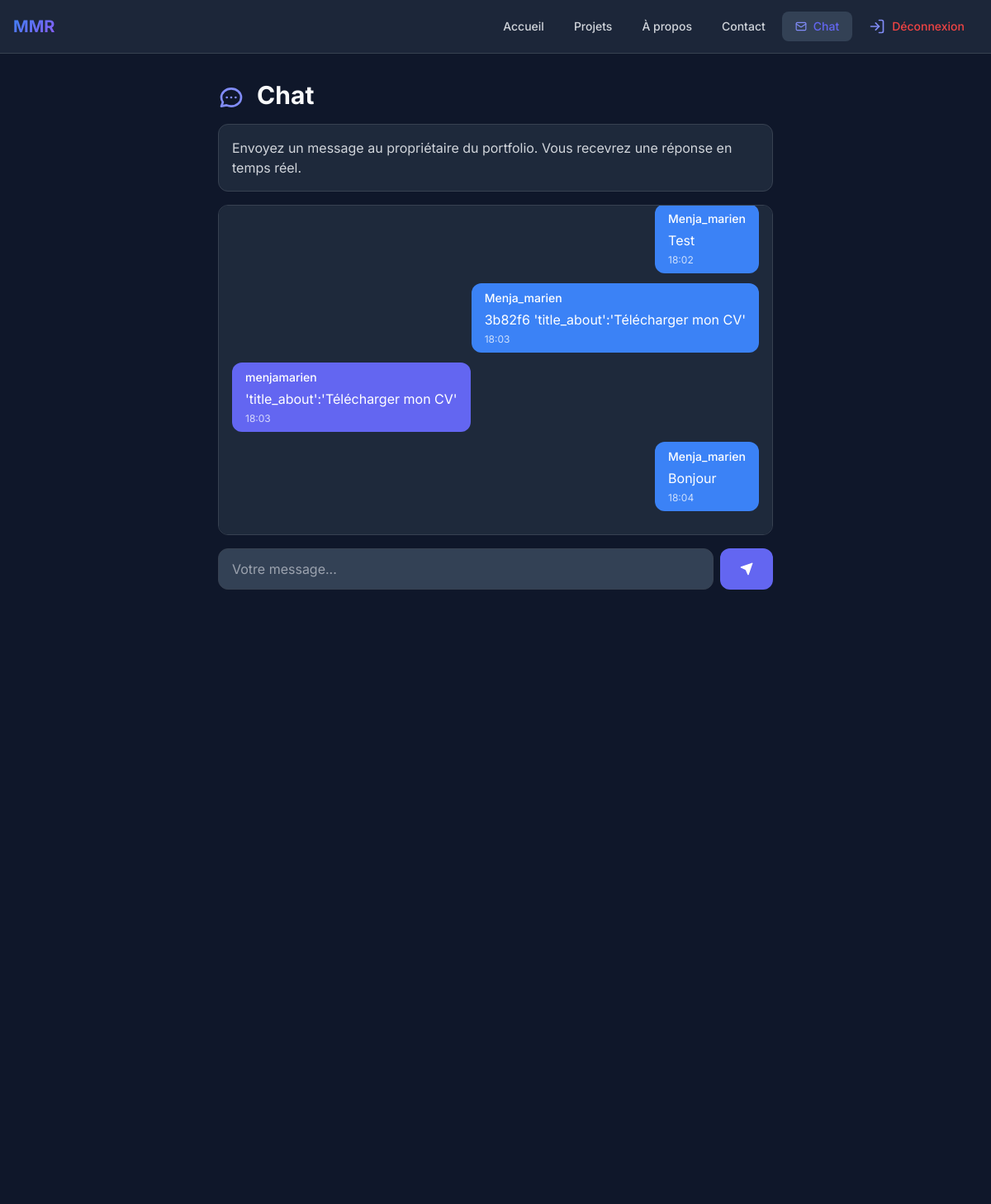
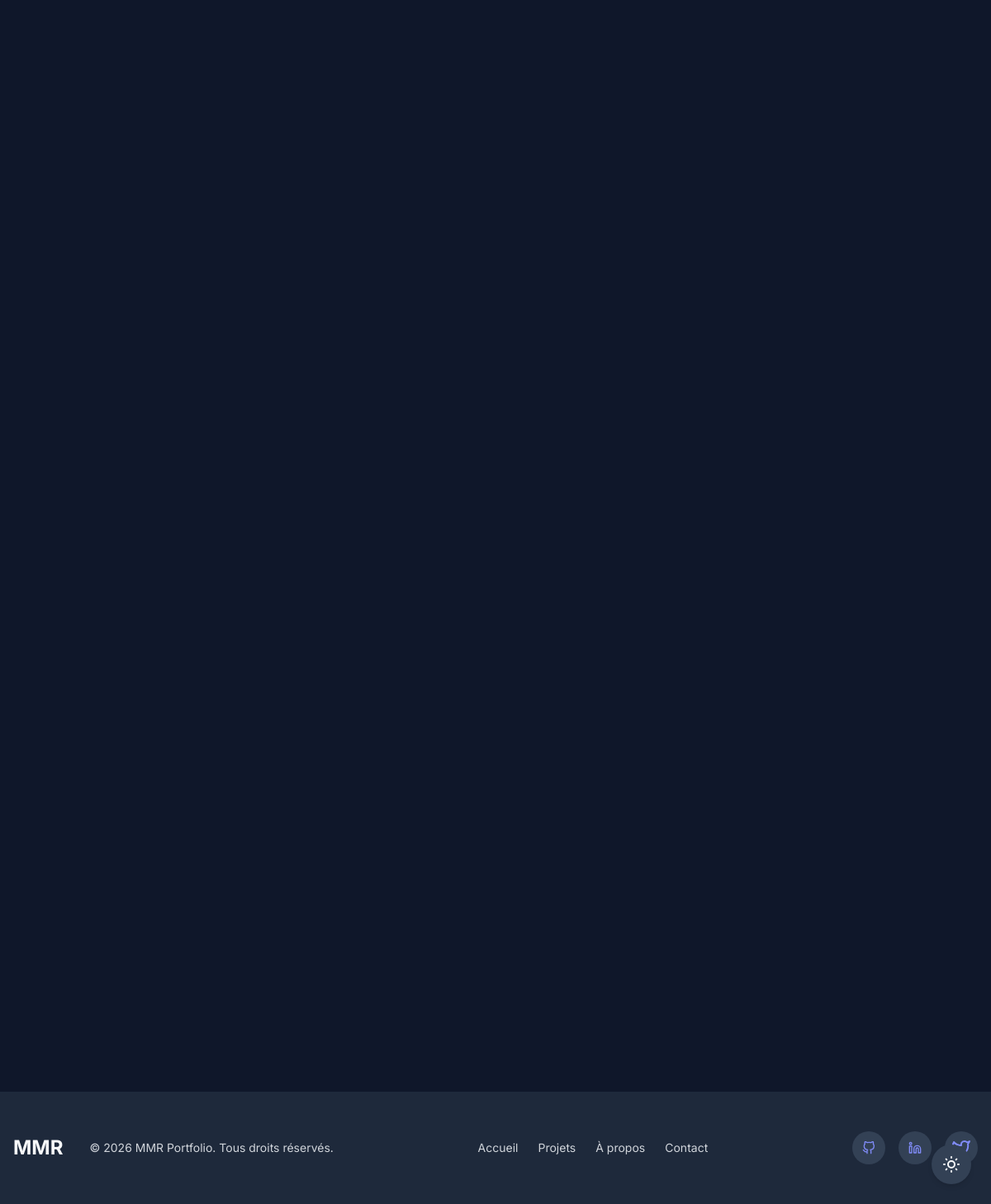
Screenshot of /chat/ (signed in) with the database file from the repository (2 pictures, top to bottom).
### apps/chat/models.py (models this page shows, shortened)
class Message(models.Model):
    conversation = models.ForeignKey(Conversation, on_delete=models.CASCADE, related_name='messages')
    sender = models.ForeignKey(User, on_delete=models.CASCADE)
    content = models.TextField()
    sent_at = models.DateTimeField(auto_now_add=True)
    is_read = models.BooleanField(default=False)
    class Meta:
        ordering = ['sent_at']
    @property
    def is_from_admin(self):
        return self.sender.is_staff or self.sender.is_superuser

### apps/chat/views.py (the view, shortened to what this page needs)
# urls.py: path('', views.chat_view, name='home'),
@login_required
def chat_view(request):
    conversation, created = Conversation.objects.get_or_create(user=request.user)
    Message.objects.filter(
        conversation=conversation,
        is_read=False
    ).exclude(sender=request.user).update(is_read=True)
    conversation.is_read_by_user = True
    conversation.save()
    messages = conversation.messages.all()
    return render(request, 'chat/home.html', {
        'conversation': conversation,
        'messages': messages
    })

### apps/chat/templates/chat/home.html (shortened to what this page needs)
{% extends 'base.html' %}
{% load static %}
{% block content %}
<div class="container mx-auto px-4 py-8">
    <div class="max-w-2xl mx-auto flex flex-col">
        <h1 class="text-3xl font-bold mb-4" style="color: var(--text-primary);">
            Chat
        </h1>
        <div class="p-4 rounded-xl mb-4" style="background-color: var(--bg-secondary); border: 1px solid var(--border-color);">
            <p style="color: var(--text-secondary);">
                Envoyez un message au propriétaire du portfolio. Vous recevrez une réponse en temps réel.
            </p>
        </div>
        <div id="chat-log" class="flex-1 overflow-y-auto p-4 rounded-xl mb-4" style="background-color: var(--bg-secondary); border: 1px solid var(--border-color); max-height: 400px;">
            {% for message in messages %}
                {% include 'chat/partials/message.html' %}
            {% empty %}
                <p class="text-center" style="color: var(--text-secondary);">Commencez la conversation...</p>
            {% endfor %}
        </div>
        <form id="chat-form" class="flex gap-2 flex-wrap flex-shrink-0" onsubmit="return false;">
            <input type="text"
                   id="message-input"
                   name="content"
                   placeholder="Votre message..."
                   class="flex-1 px-4 py-3 rounded-xl transition-all duration-300"
                   style="background-color: var(--bg-tertiary); border: 1px solid var(--border-color); color: var(--text-primary);"
                   autocomplete="off">
            <button type="submit"
                    id="send-button"
                    class="px-6 py-3 rounded-xl font-medium transition-all duration-300 hover:opacity-90"
                    style="background-color: #6366f1; color: white;">
                    {% include 'components/icons/send.svg' %}
            </button>
        </form>
    </div>
</div>
{% endblock %}

### apps/chat/templates/chat/partials/message.html
<div class="flex {% if message.is_from_admin %}justify-start{% else %}justify-end{% endif %} mb-3">
    <div class="max-w-xs lg:max-w-md px-4 py-2 rounded-xl text-white" style="background-color: {% if message.is_from_admin %}#6366f1{% else %}#3b82f6{% endif %};">
        <p class="text-sm font-medium mb-1">{{ message.sender.username }}</p>
        <p>{{ message.content }}</p>
        <p class="text-xs opacity-75 mt-1">{{ message.sent_at|time:"H:i" }}</p>
    </div>
</div>

### static/css/style.css (style rules this page uses)
:root { --primary-color: #3498db; --primary-dark: #2980b9; --secondary-color: #2c3e50; --accent-color: #e74c3c; --background-color: #f8f9fa; --surface-color: #ffffff; --text-primary: #2c3e50; --text-secondary: #6c757d; --text-light: #95a5a6; --border-color: #e9ecef; --shadow-sm: 0 2px 4px rgba(0, 0, 0, 0.05); --shadow-md: 0 4px 8px rgba(0, 0, 0, 0.1); --shadow-lg: 0 8px 16px rgba(0, 0, 0, 0.15); --radius-sm: 4px; --radius-md: 8px; --radius-lg: 16px; --transition: all 0.3s ease; --font-family: 'Segoe UI', Tahoma, Geneva, Verdana, sans-serif; }
body { --bg-primary: #ffffff; --bg-secondary: #f9fafb; --bg-tertiary: #f3f4f6; --text-primary: #1a1a1a; --text-secondary: #4b5563; --text-muted: #6b7280; --border-color: #e5e7eb; --accent-color: #3b82f6; --accent-primary: #3b82f6; --accent-hover: #2563eb; background-color: var(--bg-primary); color: var(--text-primary); }
button[type="submit"], .btn-primary { background-color: var(--accent-color) !important; color: white !important; }
body.dark-mode svg:not(button svg):not(a[style*="background-color: var(--accent-color)"] svg):not([class*="bg-blue"] svg):not([class*="bg-indigo"] svg):not([class*="bg-purple"] svg):not([style*="--accent-color"] svg) { color: #818cf8; }
body.dark-mode { --bg-primary: #0f172a; --bg-secondary: #1e293b; --bg-tertiary: #334155; --text-primary: #f9fafb; --text-secondary: #d1d5db; --text-muted: #9ca3af; --border-color: #374151; --accent-color: #6366f1; --accent-primary: #6366f1; --accent-hover: #818cf8; background-color: var(--bg-primary); color: var(--text-primary); }
*, *::before, *::after { box-sizing: border-box; margin: 0; padding: 0; }
html { scroll-behavior: smooth; }
body { font-family: var(--font-family); background-color: var(--background-color); color: var(--text-primary); line-height: 1.6; min-height: 100vh; display: flex; flex-direction: column; }
.container { width: 100%; max-width: 1200px; margin: 0 auto; padding: 0 20px; }
h1, h2, h3, h4, h5, h6 { color: var(--secondary-color); margin-bottom: 1rem; line-height: 1.3; }
h1 { font-size: 2.5rem; }
p { margin-bottom: 1rem; }
#chat-log { max-height: 400px; }

### templates/base.html (style rules this page uses)
body { font-family: 'Inter', sans-serif; }

### apps/chat/templates/chat/home.html (style rules this page uses)
#chat-log { max-height: 400px; }

### rows the page displays
Message: sender.username "Menja_marien", content "Test", sent_at "18:02"
Message: sender.username "Menja_marien", content "3b82f6 'title_about':'Télécharger mon CV'", sent_at "18:03"
Message: sender.username "menjamarien", content "'title_about':'Télécharger mon CV'", sent_at "18:03"
Message: sender.username "Menja_marien", content "Bonjour", sent_at "18:04"
